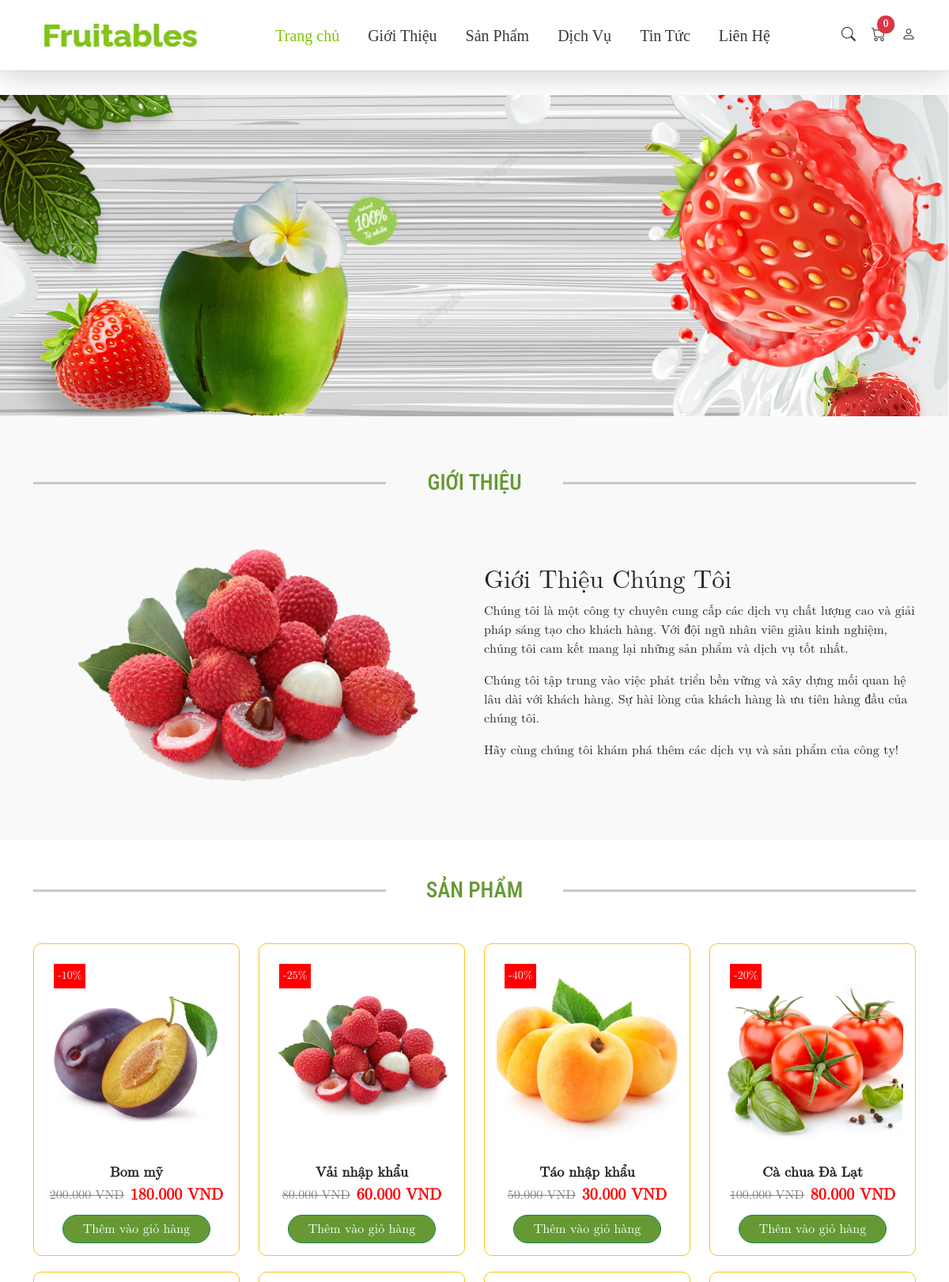
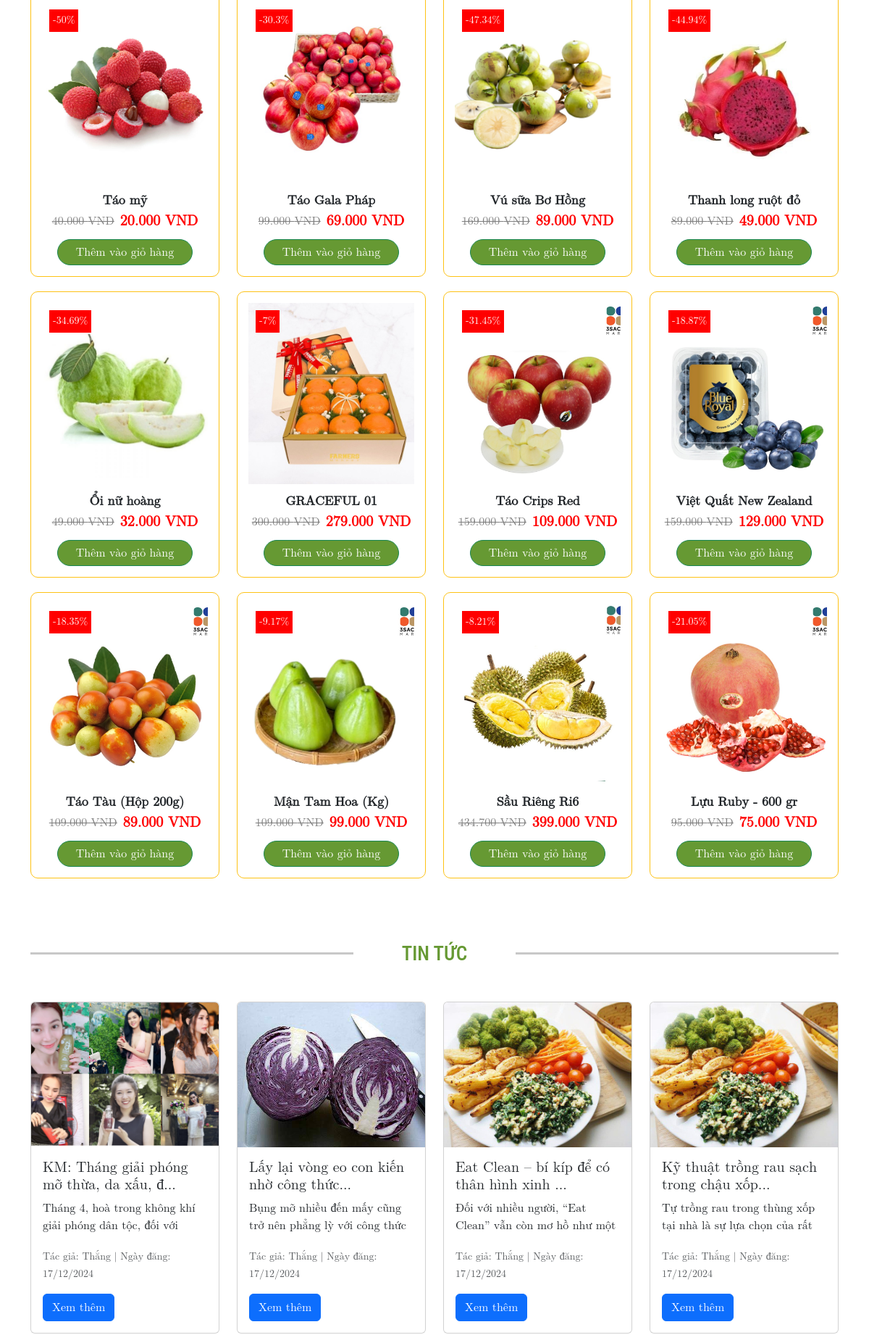
The page / (upper part) on the database its author committed (2 pictures, top to bottom).
### tables this page shows
CREATE TABLE `logos` (
  `id` int(11) NOT NULL,
  `logo_name` varchar(255) NOT NULL,
  `logo_image` varchar(255) NOT NULL,
  `created_at` timestamp NOT NULL DEFAULT current_timestamp()
);

CREATE TABLE `menus` (
  `id` int(11) NOT NULL,
  `menu_name` varchar(255) NOT NULL,
  `menu_link` varchar(255) NOT NULL,
  `created_at` timestamp NOT NULL DEFAULT current_timestamp()
);

CREATE TABLE `slides` (
  `id` int(11) NOT NULL,
  `slide_title` varchar(255) DEFAULT NULL,
  `slide_image` varchar(255) DEFAULT NULL,
  `slide_description` text DEFAULT NULL
);

CREATE TABLE `products` (
  `id` int(11) NOT NULL,
  `product_name` varchar(255) NOT NULL,
  `product_price` decimal(10,2) NOT NULL,
  `product_current_price` decimal(10,2) NOT NULL,
  `product_image` varchar(255) NOT NULL,
  `product_description` text DEFAULT NULL,
  `product_detail` text DEFAULT NULL
);

CREATE TABLE `articles` (
  `id` int(11) NOT NULL,
  `title` varchar(255) NOT NULL,
  `description` text DEFAULT NULL,
  `content` text DEFAULT NULL,
  `author` varchar(255) DEFAULT NULL,
  `published_date` datetime DEFAULT NULL,
  `image` varchar(255) DEFAULT NULL
);

### index.php (the view, shortened to what this page needs)
<?php
include 'db_connection.php';
$menus = mysqli_query($conn, "SELECT * FROM menus");
$logos = mysqli_query($conn, "SELECT * FROM logos");
$products = mysqli_query($conn, "SELECT * FROM products");
$sql = "SELECT * FROM articles ORDER BY published_date DESC";
$result = mysqli_query($conn, $sql);
?>
<!DOCTYPE html>
<html lang="en">
<head>
    <link href="https://cdn.jsdelivr.net/npm/bootstrap@5.3.0-alpha3/dist/css/bootstrap.min.css" rel="stylesheet">
    <link rel="stylesheet" href="index.css">
    <link href="https://cdn.jsdelivr.net/npm/bootstrap-icons/font/bootstrap-icons.css" rel="stylesheet">
</head>
<body>
    <nav class="navbar navbar-expand-lg">
        <div class="container">
            <a class="navbar-brand" href="index.php">
                <?php while ($logo = mysqli_fetch_assoc($logos)) { ?>
                    <img src="uploads/<?php echo $logo['logo_image']; ?>" alt="<?php echo $logo['logo_name']; ?>" class="logo">
                <?php } ?>
            </a>
            <div class="collapse navbar-collapse" id="navbarNav">
                <ul class="navbar-nav mx-auto">
                    <?php
                    $current_page = basename($_SERVER['PHP_SELF']);
                    while ($menu = mysqli_fetch_assoc($menus)) {
                        $menu_file = basename($menu['menu_link']);
                        ?>
                        <li class="nav-item <?php echo ($current_page == $menu_file) ? 'active' : ''; ?>">
                            <a class="nav-link" href="<?php echo $menu['menu_link']; ?>"><?php echo $menu['menu_name']; ?></a>
                        </li>
                    <?php } ?>
                </ul>
            </div>
            <div class="navbar-icons d-flex flex-column flex-lg-row align-items-center">
                <a href="#" class="nav-link" data-bs-toggle="collapse" data-bs-target="#searchForm" aria-expanded="false" aria-controls="searchForm">
                    <i class="bi bi-search"></i>
                </a>
                <a href="cart.php" class="nav-link position-relative">
                    <i class="bi bi-cart"></i>
                    <span id="cart-item-count" class="position-absolute top-0 start-100 translate-middle badge rounded-pill bg-danger">
                        <?php echo isset($_SESSION['cart']) ? count($_SESSION['cart']) : 0; ?>
                    </span>
                </a>
                <?php if (isset($_SESSION['user_id'])) { ?>
                    <div class="dropdown">
                        <a class="nav-link dropdown-toggle" href="#" id="navbarDropdown" role="button" data-bs-toggle="dropdown" aria-expanded="false">
                            <?php echo $_SESSION['user_name']; ?>
                        </a>
                        <ul class="dropdown-menu" aria-labelledby="navbarDropdown">
                            <li><a class="dropdown-item" href="profile.php">Thông tin</a></li>
                            <li><a class="dropdown-item" href="orders.php">Sản phẩm đã mua</a></li>
                            <li><a class="dropdown-item" href="logout.php">Đăng xuất</a></li>
                        </ul>
                    </div>
                <?php } else { ?>
                    <a href="login.php" class="nav-link">
                        <i class="bi bi-person"></i>
                    </a>
                <?php } ?>
            </div>
        </div>
    </nav>
    <?php
    $slides = mysqli_query($conn, "SELECT * FROM slides");
    ?>
        <div id="carouselExampleCaptions" class="carousel slide" data-bs-ride="carousel">
            <div class="carousel-inner">
                <?php
                $firstSlide = true;
                while ($slide = mysqli_fetch_assoc($slides)) {
                    $activeClass = $firstSlide ? 'active' : '';
                    $firstSlide = false;
                ?>
                    <div class="carousel-item <?php echo $activeClass; ?>">
                        <img src="<?php echo $slide['slide_image']; ?>" class="d-block w-100" alt="<?php echo $slide['slide_title']; ?>">
                    </div>
                <?php } ?>
            </div>
            <button class="carousel-control-prev" type="button" data-bs-target="#carouselExampleCaptions" data-bs-slide="prev">
                <span class="carousel-control-prev-icon" aria-hidden="true"></span>
            </button>
            <button class="carousel-control-next" type="button" data-bs-target="#carouselExampleCaptions" data-bs-slide="next">
                <span class="carousel-control-next-icon" aria-hidden="true"></span>
            </button>
        </div>
    <section class="introduction py-5">
        <div class="container">
        <a href="gioithieu.php" target="_blank">
        <h2 class="title">Giới thiệu</h2>
        </a>
            <div class="row align-items-center">
                <div class="col-lg-6">
                    <img src="uploads/gioithieu.png" class="img-fluid" alt="Giới thiệu hình ảnh">
                </div>
                <div class="col-lg-6">
                    <h2>Giới Thiệu Chúng Tôi</h2>
                    <p>Chúng tôi là một công ty chuyên cung cấp các dịch vụ chất lượng cao và giải pháp sáng tạo cho khách hàng. Với đội ngũ nhân viên giàu kinh nghiệm, chúng tôi cam kết mang lại những sản phẩm và dịch vụ tốt nhất.</p>
                    <p>Chúng tôi tập trung vào việc phát triển bền vững và xây dựng mối quan hệ lâu dài với khách hàng. Sự hài lòng của khách hàng là ưu tiên hàng đầu của chúng tôi.</p>
                    <p>Hãy cùng chúng tôi khám phá thêm các dịch vụ và sản phẩm của công ty!</p>
                </div>
            </div>
        </div>
    </section>
    <div class="container mt-5">
    <a href="sanpham.php" target="_blank">
        <h2 class="title">Sản phẩm</h2>
    </a>        <div class="row">
            <?php while ($product = mysqli_fetch_assoc($products)) {
                $discount = 0;
                if ($product['product_price'] > 0) {
                    $discount = round(((($product['product_price'] - $product['product_current_price']) / $product['product_price']) * 100), 2);
                }
            ?>
                <div class="col-md-3">
                    <div class="product-card">
                        <div class="position-relative">
                            <?php if ($discount > 0) { ?>
                                <span class="discount-badge">-<?php echo $discount; ?>%</span>
                            <?php } ?>
                            <img src="<?php echo $product['product_image']; ?>" alt="<?php echo $product['product_name']; ?>" class="product-image">
                        </div>
                        <div class="product-name"><?php echo $product['product_name']; ?></div>
                        <div class="d-flex justify-content-center align-items-center">
                            <div class="product-price text-decoration-line-through me-2">
                                <?php echo number_format($product['product_price'], 0, ',', '.') . ' VND'; ?>
                            </div>
                            <div class="product-current-price text-success">
                                <?php echo number_format($product['product_current_price'], 0, ',', '.') . ' VND'; ?>
                            </div>
                        </div>
                        <form action="cart.php" method="POST" class="add-to-cart-form">
                            <button type="submit" class="btn btn-success add-to-cart-btn">Thêm vào giỏ hàng</button>
                        </form>
                    </div>
                </div>
            <?php } ?>
        </div>
    </div>
    <div class="container py-5">
    <a href="tintuc.php" target="_blank">
        <h2 class="title">Tin tức</h2>
    </a>
        <div class="row">
            <?php while ($article = mysqli_fetch_assoc($result)) { ?>
                <div class="col-lg-3 col-md-4 col-sm-6 mb-4">
                    <div class="card">
                        <img src="uploads/<?php echo $article['image']; ?>" class="card-img-top" alt="<?php echo $article['title']; ?>">
                        <div class="card-body">
                            <h5 class="card-title">
                                <?php
                                $title = $article['title'];
                                if (strlen($title) > 50) {
                                    echo substr($title, 0, 50) . '...';
                                } else {
                                    echo $title;
                                }
                                ?>
                            </h5>
                            <p class="card-text"><?php echo substr($article['description'], 0, 100); ?>...</p>
                            <p class="text-muted">
                                <small>
                                    Tác giả: <?php echo $article['author']; ?> | Ngày đăng: <?php echo date('d/m/Y', strtotime($article['published_date'])); ?>
                                </small>
                            </p>
                            <a href="baiviet.php?id=<?php echo $article['id']; ?>" class="btn btn-primary">Xem thêm</a>
                        </div>
                    </div>
                </div>
            <?php } ?>
        </div>
    </div>
    <?php
include 'top.php';
include 'footer.php';
?>
</body>
</html>

### index.css (style rules this page uses)
.navbar { position: fixed; margin: 0 auto; top: 0; left: 0; width: 100%; z-index: 1050; box-shadow: rgba(0, 0, 0, 0.16) 0px 10px 36px 0px, rgba(0, 0, 0, 0.06) 0px 0px 0px 1px; background: #fff; }
body { padding-top: 120px; font-family: math; }
.carousel { z-index: 1; }
.carousel-control-next-icon { border: 1px solid; border-radius: 50%; }
.carousel-control-prev-icon { border: 1px solid; border-radius: 50%; }
.navbar-nav .nav-link { color: #343a40; font-weight: 500; transition: color 0.3s ease; }
.navbar-nav .nav-item.active .nav-link { color: #82c408; }
.navbar-icons .nav-link { color: #343a40; font-size: 18px; margin-left: 20px; transition: color 0.3s ease; }
.navbar-icons .badge { font-size: 0.8rem; padding: 0.4em 0.6em; }
ul.navbar-nav.mx-auto { font-family: none; font-size: 20px; }
.flex-column { flex-direction: row !important; }
li.nav-item { padding: 10px; }
.title { text-align: center; position: relative; margin: 20px 0; color: rgb(102, 153, 51); text-transform: uppercase; font-family: "Roboto Condensed", sans-serif; font-size: 170%; opacity: 0; transform: translateY(20px); transition: opacity 0.6s ease, transform 0.6s ease; }
h2.title.show { margin-bottom: 50px; }
.title::before, .title::after { content: ''; position: absolute; top: 50%; width: 40%; height: 3px; background-color: #c8c8c8; opacity: 0; transform: scaleX(0); transition: opacity 0.6s ease, transform 0.6s ease; }
a { color: rgba(var(--bs-link-color-rgb), var(--bs-link-opacity, 1)); text-decoration: none; }
.title::before { left: 0; margin-top: -1.5px; }
.title::after { right: 0; margin-top: -1.5px; }
.title.show { opacity: 1; transform: translateY(0); }
.title.show::before, .title.show::after { opacity: 1; transform: scaleX(1); }
.product-card { margin-bottom: 20px; border: 1px solid #fdc215; padding: 15px; text-align: center; border-radius: 10px; background: #fff; position: relative; box-sizing: border-box; overflow: hidden; }
.product-image { width: 100%; height: 250px; object-fit: cover; transition: transform 0.3s ease; }
.discount-badge { position: absolute; top: 10px; left: 10px; background-color: red; color: white; padding: 5px; font-size: 14px; z-index: 1000; }
.product-name { font-size: 18px; font-weight: bold; margin-top: 10px; }
.product-price { font-size: 16px; color: gray; text-decoration: line-through; }
.product-current-price { font-size: 20px; color: red !important; }
.add-to-cart-btn { margin-top: 10px; }
button.btn.btn-success.add-to-cart-btn { border-radius: 20px; padding: 5px 25px; text-transform: none; font-size: 16px; font-weight: normal; letter-spacing: 0; background: #669933; }
.introduction { background-color: #f9f9f9; padding: 40px 0; }
@media (min-width: 992px) { .col-lg-3 { flex: 0 0 25%; max-width: 25%; } }
.card { height: 100%; display: flex; flex-direction: column; transition: transform 0.3s ease-in-out; overflow: hidden; }
.card-body { flex-grow: 1; }
.card-title { overflow: hidden; text-overflow: ellipsis; }
.card-text { overflow: hidden; text-overflow: ellipsis; height: 50px; }
.row { display: flex; flex-wrap: wrap; }
.col-lg-3, .col-md-4, .col-sm-6 { display: flex; justify-content: center; align-items: stretch; margin-bottom: 30px; transition: transform 0.3s ease-in-out; }
.card img { width: 100%; height: 200px; object-fit: cover; transition: transform 0.3s ease-in-out; }
.col-lg-3, .col-md-4, .col-sm-6 { animation: fadeIn 1s ease-out; }
.text-success { color: #4caf50; font-weight: bold; }

### rows shown on the page
logos: logo_image (picture)
menus: menu_name "Trang chủ"
menus: menu_name "Giới Thiệu"
menus: menu_name "Sản Phẩm"
menus: menu_name "Dịch Vụ"
menus: menu_name "Tin Tức"
menus: menu_name "Liên Hệ"
slides: slide_image (picture)
products: discount "10", product_image (picture), product_name "Bom mỹ", product_price "200.000", product_current_price "180.000"
products: discount "25", product_image (picture), product_name "Vải nhập khẩu", product_price "80.000", product_current_price "60.000"
products: discount "40", product_image (picture), product_name "Táo nhập khẩu", product_price "50.000", product_current_price "30.000"
products: discount "20", product_image (picture), product_name "Cà chua Đà Lạt", product_price "100.000", product_current_price "80.000"
products: discount "50", product_image (picture), product_name "Táo mỹ", product_price "40.000", product_current_price "20.000"
products: discount "30.3", product_image (picture), product_name "Táo Gala Pháp", product_price "99.000", product_current_price "69.000"
products: discount "47.34", product_image (picture), product_name "Vú sữa Bơ Hồng", product_price "169.000", product_current_price "89.000"
products: discount "44.94", product_image (picture), product_name "Thanh long ruột đỏ", product_price "89.000", product_current_price "49.000"
products: discount "34.69", product_image (picture), product_name "Ổi nữ hoàng", product_price "49.000", product_current_price "32.000"
products: discount "7", product_image (picture), product_name "GRACEFUL 01", product_price "300.000", product_current_price "279.000"
products: discount "31.45", product_image (picture), product_name "Táo Crips Red", product_price "159.000", product_current_price "109.000"
products: discount "18.87", product_image (picture), product_name "Việt Quất New Zealand", product_price "159.000", product_current_price "129.000"
products: discount "18.35", product_image (picture), product_name "Táo Tàu (Hộp 200g)", product_price "109.000", product_current_price "89.000"
products: discount "9.17", product_image (picture), product_name "Mận Tam Hoa (Kg)", product_price "109.000", product_current_price "99.000"
products: discount "8.21", product_image (picture), product_name "Sầu Riêng Ri6", product_price "434.700", product_current_price "399.000"
products: discount "21.05", product_image (picture), product_name "Lựu Ruby - 600 gr", product_price "95.000", product_current_price "75.000"
articles: image (picture), title "KM: Tháng giải phóng mỡ thừa, da xấu, đ", description "Tháng 4, hoà trong không khí giải phóng dân tộc, đối với…", author "Thắng", published_date "17/12/2024"
articles: image (picture), title "Lấy lại vòng eo con kiến nhờ công thức", description "Bụng mỡ nhiều đến mấy cũng trở nên phẳng lỳ với công thức…", author "Thắng", published_date "17/12/2024"
articles: image (picture), title "Eat Clean – bí kíp để có thân hình xinh", description "Đối với nhiều người, “Eat Clean” vẫn còn mơ hồ như một…", author "Thắng", published_date "17/12/2024"
articles: image (picture), title "Kỹ thuật trồng rau sạch trong chậu xốp", description "Tự trồng rau trong thùng xốp tại nhà là sự lựa chọn của rất…", author "Thắng", published_date "17/12/2024"
